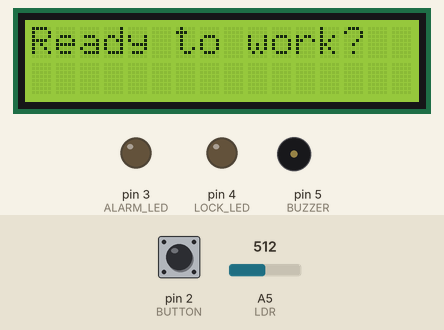
Simulated run of this sketch. Board: Arduino Uno, built with avr-gcc and run on an emulated ATmega328P. On the bench: 16×2 character LCD, output pins drawn as LEDs (lit = HIGH), buzzer (waves = sounding). The inputs (shaded band) are chosen by the test bench; at power-on: pin 2 (BUTTON) LOW, A5 (LDR) = 512.

Above: at 1.2 s.
1.3 s: pin 2 (BUTTON) pulled HIGH for 0.15 s
At 3.1 s:
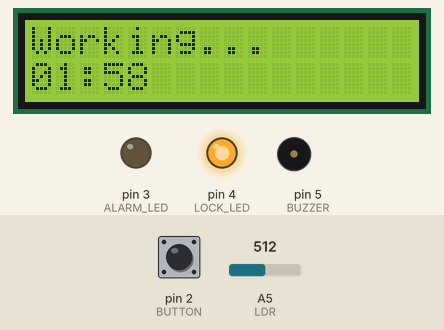
4.4 s: A5 (LDR) set to 107
6.8 s: A5 (LDR) set to 95
At 9.6 s:
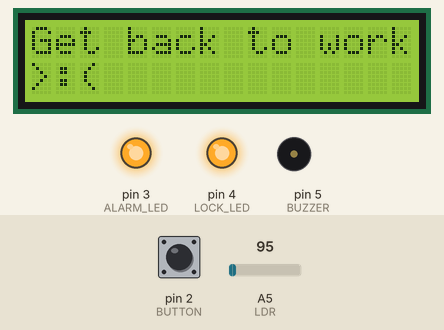
9.8 s: A5 (LDR) set to 122
At 9.96 s:
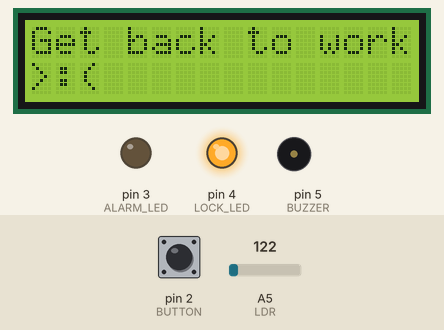
Timing chart, 0 to 12.6 s (numbered marks = the images above; inputs shaded):
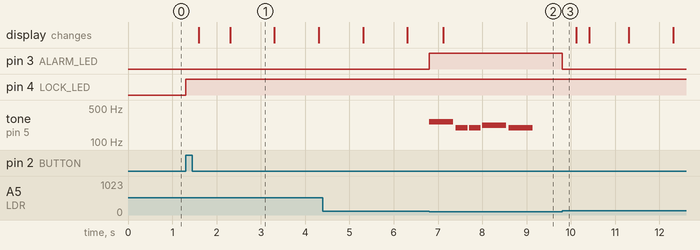

Measured:
- the behaviour switches between 100 and 99 on A5 (LDR) (found by bisection; images 1 and 2)
- after the input at 1.3 s, pin 4 (LOCK_LED): LOW → HIGH at once; the display: first changes after 0.30 s (image 1 shows a later state)
- after the input at 6.8 s, pin 3 (ALARM_LED): LOW → HIGH at once; tone on pin 5 (BUZZER): plays 262 Hz for 0.54 s, 196 Hz for 0.27 s, 196 Hz for 0.27 s, 220 Hz for 0.54 s, 196 Hz for 0.54 s, starting at once; the display: changes after 0.32 s (image 2)
- after the input at 9.8 s, pin 3 (ALARM_LED): HIGH → LOW at once; tone on pin 5 (BUZZER): stops changing and stays silent
- what the display in image 1 shows lasts 1.0 s, from 2.3 s to 3.3 s

The sketch:

Pomodoro.ino
```cpp
#include <LiquidCrystal.h>
#include "Pitches.h"
#include "Songs.h"
#include "Melody.h"
#include "Button.h"
#include "Timer.h"

#define LDR A5
#define BUTTON 2
#define ALARM_LED 3
#define LOCK_LED 4
#define BUZZER 5
#define RS 6
#define EN 7
#define D4 8
#define D5 9
#define D6 10
#define D7 11

Melody miiMusic = Melody(mii, sizeof(mii), sizeof(mii[0]), miiTempo);
Melody haircutMusic = Melody(haircut, sizeof(haircut), sizeof(haircut[0]), haircutTempo);
Melody marioMusic = Melody(mario, sizeof(mario), sizeof(mario[0]), marioTempo);
Melody hpMusic = Melody(hp, sizeof(hp), sizeof(hp[0]), hpTempo);
Melody takeonmeMusic = Melody(takeonme, sizeof(takeonme), sizeof(takeonme[0]), takeonmeTempo);

Melody* failMusic = &haircutMusic;
Melody* successMusic = &hpMusic;

Button lockButton = Button(BUTTON);
LiquidCrystal lcd(RS, EN, D4,D5,D6,D7);

// FPS stuff
int LCDFPS = 24;
long prevTime = millis();
long currTime;
int frameGap;
int frametime;
String lcdFirstLine = "";
String lcdSecondLine = "";

int timerDuration = 2*60;
Timer timer = Timer(timerDuration);
bool lock = false;
const int LDRTHRESHOLD = 100;

String formatTime(long time_ms){
  div_t minsSecs = div((time_ms/1000),60.0l);
  // add extra 0 if number is singe digit (always format as xx:xx)
  String mins = (minsSecs.quot > 9) ? minsSecs.quot:((String)"0"+minsSecs.quot);
  String secs = (minsSecs.rem > 9) ? minsSecs.rem:((String)"0"+minsSecs.rem);
  return (mins + ":" + secs);
}

void setup() {
  Serial.begin(9600);
  pinMode(LDR, INPUT);
  pinMode(BUTTON, INPUT);
  pinMode(ALARM_LED, OUTPUT);
  pinMode(LOCK_LED, OUTPUT);
  pinMode(BUZZER, OUTPUT);
  lcd.begin(16, 2);
}

inline void printPutPhoneIn(){
  lcdFirstLine = "Put your phone";
  lcdSecondLine = "in to begin. :)";
}

inline void printGetBackToWork(){
  lcdFirstLine = "Get back to work!";
  lcdSecondLine = ">:(";
}

inline void printFinished(){
  lcdFirstLine = "You finished!!!";
  lcdSecondLine = "Well done!!!";
  successMusic->play(BUZZER);
}

void loop() {
  timer.update();
  int ldr = analogRead(LDR);
  successMusic->update();
  haircutMusic.update();
  lockButton.update();
  digitalWrite(LOCK_LED, lock);

  if (lockButton.isRisingEdge && !lock){
    lock = true;
    timer.start();
  }


  if (successMusic->isPlaying){
    printFinished();
  } else{
    lcdFirstLine = (lock)?"Working...":"Ready to work?";
    lcdSecondLine = "";
  }

  // handle locked state
  if (lock){
    successMusic->stop();
    // check if phone has been taken out
    if (ldr < LDRTHRESHOLD){
      // check for case that phone has been put in and timer hasnt begun yet
      if (timer.getDuration()/1000>=timerDuration-1){    // check for within 1 sec
        timer.pause();
        printPutPhoneIn();
      } else{
        digitalWrite(ALARM_LED, HIGH);
        timer.pause();
        failMusic->play(BUZZER);
        printGetBackToWork();
      }
    } else{
      digitalWrite(ALARM_LED, LOW);
      failMusic->stop();
      timer.unpause();
      lcdSecondLine = formatTime(timer.getDuration());
    }
  }
  if (timer.finishTrigger){
    lock = false;
    successMusic->play(BUZZER);
    printFinished();
  }

  currTime = millis();
  frametime = currTime-prevTime;
  frameGap = 1000-(frametime*LCDFPS);
  frameGap = (frameGap>0) ? frameGap:0;

  if (currTime-prevTime >= frameGap){
    prevTime = currTime;
    lcd.clear();
    lcd.setCursor(0,0);
    lcd.print(lcdFirstLine);
    lcd.setCursor(0,1);
    lcd.print(lcdSecondLine);
  }
}
```

Button.h
```cpp
#ifndef BUTTON_H
#define BUTTON_H

#include <Arduino.h>

class Button{
    byte lastButtonState;
    unsigned long lastTimeButtonStateChanged;
    const unsigned long debounceDuration;
    int pinNumber;

    public:
    bool isToggledHigh;         // allows button to be used as toggle switch
    bool isRisingEdge;
    Button(int pinNumber, const unsigned long debounceDuration=50);
    // detect rising edge pulses
    void update();

};

#endif
```

Melody.h
```cpp
// credit to  Robson Couto, 2019
// More songs available at https://github.com/robsoncouto/arduino-songs

#ifndef MELODY_H
#define MELODY_H

#include <Arduino.h>

class Melody{
    int buzzerPin;
    int tempo;
    // notes of the moledy followed by the duration.
    // a 4 means a quarter note, 8 an eighteenth , 16 sixteenth, so on
    // !!negative numbers are used to represent dotted notes,
    // so -4 means a dotted quarter note, that is, a quarter plus an eighteenth!!
    int* melody;      // array containing all notes
    int notes;
    int wholenote;
    int divider;
    int noteDuration;
    int currentNote;
    long prevTime;


    public:
    bool isPlaying;

    Melody(int* pmelody, int sizeMelody, int sizeFirst, int ptempo, int pdivider=0, int pnoteDuration=0);
    ~Melody();;
    void play(int buzzerPin);   // start playing melody
    void pause();               // pause melody at current place (use play to unpause)
    void stop();                // stop melody and reset
    void update();              // keeps melody going in the background
};

#endif
```

Pitches.h
```cpp
#define REST      0
#define NOTE_B0  31
#define NOTE_C1  33
#define NOTE_CS1 35
#define NOTE_D1  37
#define NOTE_DS1 39
#define NOTE_E1  41
#define NOTE_F1  44
#define NOTE_FS1 46
#define NOTE_G1  49
#define NOTE_GS1 52
#define NOTE_A1  55
#define NOTE_AS1 58
#define NOTE_B1  62
#define NOTE_C2  65
#define NOTE_CS2 69
#define NOTE_D2  73
#define NOTE_DS2 78
#define NOTE_E2  82
#define NOTE_F2  87
#define NOTE_FS2 93
#define NOTE_G2  98
#define NOTE_GS2 104
#define NOTE_A2  110
#define NOTE_AS2 117
#define NOTE_B2  123
#define NOTE_C3  131
#define NOTE_CS3 139
#define NOTE_D3  147
#define NOTE_DS3 156
#define NOTE_E3  165
#define NOTE_F3  175
#define NOTE_FS3 185
#define NOTE_G3  196
#define NOTE_GS3 208
#define NOTE_A3  220
#define NOTE_AS3 233
#define NOTE_B3  247
#define NOTE_C4  262
#define NOTE_CS4 277
#define NOTE_D4  294
#define NOTE_DS4 311
#define NOTE_E4  330
#define NOTE_F4  349
#define NOTE_FS4 370
#define NOTE_G4  392
#define NOTE_GS4 415
#define NOTE_A4  440
#define NOTE_AS4 466
#define NOTE_B4  494
#define NOTE_C5  523
#define NOTE_CS5 554
#define NOTE_D5  587
#define NOTE_DS5 622
#define NOTE_E5  659
#define NOTE_F5  698
#define NOTE_FS5 740
#define NOTE_G5  784
#define NOTE_GS5 831
#define NOTE_A5  880
#define NOTE_AS5 932
#define NOTE_B5  988
#define NOTE_C6  1047
#define NOTE_CS6 1109
#define NOTE_D6  1175
#define NOTE_DS6 1245
#define NOTE_E6  1319
#define NOTE_F6  1397
#define NOTE_FS6 1480
#define NOTE_G6  1568
#define NOTE_GS6 1661
#define NOTE_A6  1760
#define NOTE_AS6 1865
#define NOTE_B6  1976
#define NOTE_C7  2093
#define NOTE_CS7 2217
#define NOTE_D7  2349
#define NOTE_DS7 2489
#define NOTE_E7  2637
#define NOTE_F7  2794
#define NOTE_FS7 2960
#define NOTE_G7  3136
#define NOTE_GS7 3322
#define NOTE_A7  3520
#define NOTE_AS7 3729
#define NOTE_B7  3951
#define NOTE_C8  4186
#define NOTE_CS8 4435
#define NOTE_D8  4699
#define NOTE_DS8 4978
```

Songs.h
```cpp
#include "Pitches.h"
/*

 * Song definitions - 4 variables per song
 * 1st array defines notes in melody
 * 2nd array defines duration of notes
   * Note durations:
   * 4 = quarter note, 8 = eighth note, etc.
 * Int length of song i.e. number of notes
 * Int tempo multiplier

*/

/* shave and a haircut */
int haircut[] = {
  NOTE_C4,4, NOTE_G3,8, NOTE_G3,8, NOTE_A3,4, NOTE_G3,4, REST,4, NOTE_B3,4, NOTE_C4,4
};
int haircutLength = 8;
int haircutTempo = 100;

/* mario theme */
int mario[] = {
  NOTE_E4,8, NOTE_E4,8, REST,8, NOTE_E4,8, REST,8, NOTE_C4,8, NOTE_E4,8, REST,8, NOTE_G4,8, REST,3, NOTE_G3
};
int marioLength = 11;
int marioTempo = 150;

/* mii theme */
int mii[] = {
  NOTE_FS4,8, REST,8, NOTE_A4,8, NOTE_CS5,8, REST,8, NOTE_A4,8, REST,8, NOTE_FS4,8,
  NOTE_D4,8, NOTE_D4,8, NOTE_D4,8, REST,8, NOTE_D5,8, NOTE_D5,8, NOTE_D5,8
};
int miiLength = 15;
int miiTempo = 160;

/* harry potter */
int hp[] = {
  NOTE_D4,4, NOTE_G4,4, NOTE_AS4,8, NOTE_A4,4, NOTE_G4,2, NOTE_D5,4, NOTE_C5,-2,
  NOTE_A4,-2, NOTE_G4,-4, NOTE_AS4,8, NOTE_A4,4, NOTE_F4,2, NOTE_GS4,4, NOTE_D4,1
};
int hpLength = 14;
int hpTempo = 140;

/* take on me */
int takeonme[] = {
  NOTE_FS5,8, NOTE_FS5,8, NOTE_D5,8, NOTE_B4,8, REST,8, NOTE_B4,8, REST,8, NOTE_E5,8,
  REST,8, NOTE_E5,8, REST,8, NOTE_E5,8, NOTE_GS5,8, NOTE_GS5,8, NOTE_A5,8, NOTE_B5,8,
  NOTE_A5,8, NOTE_A5,8, NOTE_A5,8, NOTE_E5,8, REST,8, NOTE_D5,8, REST,8, NOTE_FS5,8,
  REST,8, NOTE_FS5,8, REST,8, NOTE_FS5,8, NOTE_E5,8, NOTE_E5,8, NOTE_FS5,8, NOTE_E5,8
};
int takeonmeLength = 32;
int takeonmeTempo = 120;
```

Timer.h
```cpp
#ifndef TIMER_H
#define TIMER_H

#include <Arduino.h>

class Timer{
    long startTime;
    long originalDuration;
    long duration;          // time may be added to this duration due to pauses
    bool isPaused;
    long pauseStart;

    public:
    bool isRunning;
    bool isFinished;
    bool finishTrigger;              // only stays true for 1 loop to be used as a trigger for 1 time events
    Timer(long pduration_s);
    void start();                    // resets timer if already running
    void pause();                    // delay timer until unpause
    void unpause();                  // can call continuously, will only unpause if already paused
    void update();
    long getDuration();                   // get remaining time on a timer in ms
};

#endif
```

button.cpp
```cpp
#include "Button.h"
#include <Arduino.h>

Button::Button(int ppinNumber, const unsigned long pdebounceDuration):
    lastButtonState(LOW), debounceDuration(pdebounceDuration), pinNumber(ppinNumber), isToggledHigh(false), isRisingEdge(true){
    lastTimeButtonStateChanged = millis();
}


// TODO: edit to make detect rising edge
void Button::update(){
    // if rising edge was true last loop, then turn it off
    if (isRisingEdge){
        isRisingEdge = false;
    }
    // if debounce duration has passed, then update state
    if (millis() - lastTimeButtonStateChanged >= debounceDuration){
        byte buttonState = digitalRead(pinNumber);
        // if state is different to previous state, then change
        if (buttonState != lastButtonState){
            lastTimeButtonStateChanged = millis();
            lastButtonState = buttonState;

            if (buttonState){
                isToggledHigh = !isToggledHigh;
                isRisingEdge = true;
            }
        }
    }
}


    // if (millis() - lastTimeButtonStateChanged >= debounceDuration){
        // byte buttonState = digitalRead(pinNumber);
        //if state is different to previous state, then change
        // if (buttonState != lastButtonState){
            // lastTimeButtonStateChanged = millis();
            // lastButtonState = buttonState;
            // if (buttonState){
                // isHigh = !isHigh;
            // }
        // }
    // }
```

melody.cpp
```cpp
// credit to  Robson Couto, 2019
// More songs available at https://github.com/robsoncouto/arduino-songs

#include <Melody.h>
#include "Arduino.h"

Melody::Melody(int* pmelody, int sizeMelody, int sizeFirst, int ptempo, int pdivider, int pnoteDuration):
    buzzerPin(NULL),tempo(ptempo),melody(pmelody),divider(pdivider),noteDuration(pnoteDuration),currentNote(0),prevTime(0.0l), isPlaying(false){
    // sizeof gives the number of bytes, each int value is composed of two bytes (16 bits)
    // there are two values per note (pitch and duration), so for each note there are four bytes
    notes = sizeMelody / sizeFirst / 2;
    // this calculates the duration of a whole note in ms
    wholenote = (60000 * 4) / tempo;
}

Melody::~Melody(){
    delete[] melody;
}


// TODO: MAKE ASYNCHORNOUS
void Melody::play(int buzzer){
  isPlaying = true;
  buzzerPin = buzzer;
  // // iterate over the notes of the melody.
  // // Remember, the array is twice the number of notes (notes + durations)
  // for (int thisNote = 0; thisNote < notes * 2; thisNote = thisNote + 2) {
  //   // calculates the duration of each note
  //   divider = melody[thisNote + 1];
  //   if (divider > 0) {
  //     // regular note, just proceed
  //     noteDuration = (wholenote) / divider;
  //   } else if (divider < 0) {
  //     // dotted notes are represented with negative durations!!
  //     noteDuration = (wholenote) / abs(divider);
  //     noteDuration *= 1.5; // increases the duration in half for dotted notes
  //   }

  //   // we only play the note for 90% of the duration, leaving 10% as a pause
  //   tone(buzzerPin, melody[thisNote], noteDuration*0.9);

  //   // Wait for the specief duration before isPlaying the next note.
  //   delay(noteDuration);

  //   // stop the waveform generation before the next note.
  //   noTone(buzzerPin);
  // }
}

void Melody::pause(){
  isPlaying = false;
}

void Melody::stop(){
  isPlaying = false;
  currentNote = 0;
}

void Melody::update(){
  if (isPlaying && buzzerPin!=NULL){
    if (millis()-prevTime >= noteDuration){
      noTone(buzzerPin);

      if (currentNote < notes*2){
        divider = melody[currentNote + 1];
        if (divider > 0) {
          // regular note, just proceed
          noteDuration = (wholenote) / divider;
        } else if (divider < 0) {
          // dotted notes are represented with negative durations!!
          noteDuration = (wholenote) / abs(divider);
          noteDuration *= 1.5; // increases the duration in half for dotted notes
        }

        // we only play the note for 90% of the duration, leaving 10% as a pause
        tone(buzzerPin, melody[currentNote], noteDuration*0.9);
        prevTime = millis();

        currentNote+=2;
      } else{
        stop();
      }
    }
  }
}
```

reduce.cpp
```cpp
class reduce{
public:
int amount = 10;
};
```

timemanager.cpp
```cpp
// #include <unordered_map>
// #include "TimeManager.h"

// struct Timer{
//     bool isRunnning;
//     float startTime;
//     float duration;

// }


//     void createTimer(const char* ID, float duration);
//     void deleteTimer(const char* ID);
//     void changeDuration(const char* ID, float duration);
//     void startTimer(const char* ID);
//     bool isFinished(const char* ID);


// void TimeManager::createTimer

// #endif
```

timer.cpp
```cpp
#include "Timer.h"
#include <Arduino.h>

Timer::Timer(long pduration_s):
    startTime(0.0l), originalDuration(pduration_s*1000), duration(pduration_s*1000), isPaused(false), pauseStart(0.0l), isRunning(false), isFinished(false), finishTrigger(false){}

void Timer::start(){
    startTime = millis();
    duration = originalDuration;
    isRunning = true;
    isFinished = false;
}

void Timer::pause(){
    // only update to current time if hasnt been paused before, else pause time will keep updating to current moment
    if (pauseStart == 0){
        isPaused = true;
        pauseStart = millis();
    }
}

void Timer::unpause(){
    // if paused last loop then unpause now
    if (isPaused){
        duration += millis()-pauseStart;        // add on paused time to timer
        isPaused = false;
        pauseStart = 0;
    }
}

void Timer::update(){
    // if finished for more than one loop than turn finishtrigger off
    if (isFinished){
        finishTrigger = false;
    }
    // if timer has been running longer than duration (i.e if duration-(currTime-startTime) is negative)
    if (!isPaused && isRunning && ((millis()-startTime) >= duration)){
        isFinished = true;
        finishTrigger = true;
        isRunning = false;
    }
}

long Timer::getDuration(){
    if (isRunning){
        if (isPaused){
            return duration-(pauseStart-startTime);
        } else{
            return duration-(millis()-startTime);
        }
    } else{
        return 0;
    }
}
```
